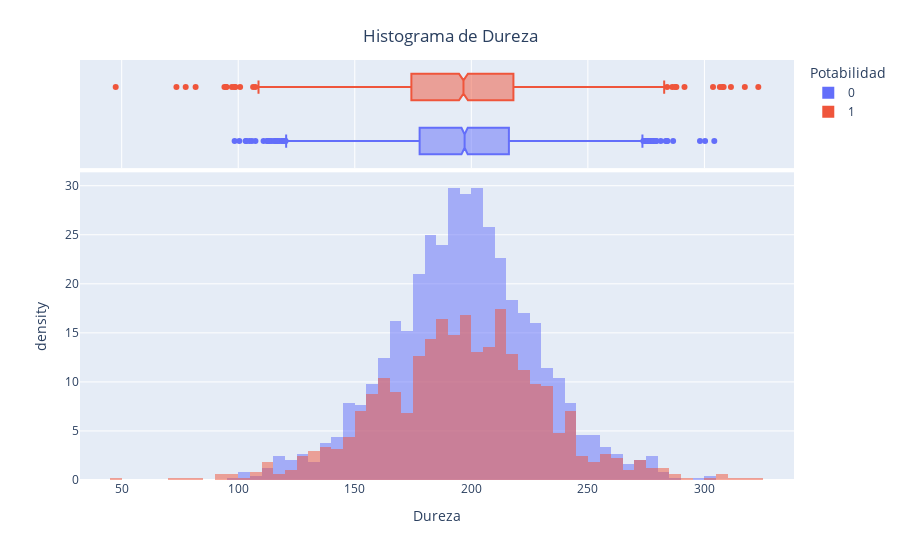

Notebook cell for this chart:
### Markdown cell above
## Dureza 

![durezapic](https://www.winterhalter.com/fileadmin/_processed_/f/0/csm_Tabla-Dureza-del-agua_0706dfa6f2.jpg)



La dureza es causada principalmente por sales de calcio y magnesio. Estas sales se disuelven a partir de depósitos geológicos a través de los cuales viaja el agua. El tiempo que el agua está en contacto con el material que produce dureza ayuda a determinar cuánta dureza hay en el agua cruda. La dureza se definió originalmente como la capacidad del agua para precipitar el jabón causado por el Calcio y el Magnesio.

### Code cell
graficaDeHistograma("Dureza")

### Figure 1 — Plotly figure (JSON) as saved in the notebook; plotly's stock layout.template omitted (floating-point values rounded to 4 significant figures; data arrays with more than 128 entries replaced by an {"elided": "..."} marker saying what was removed)
{"data": [{"alignmentgroup": "True", "bingroup": "x", "histnorm": "density", "hovertemplate": "Potabilidad=0<br>Dureza=%{x}<br>density=%{y}<extra></extra>", "legendgroup": "0", "marker": {"color": "#636efa", "opacity": 0.5, "pattern": {"shape": ""}}, "name": "0", "offsetgroup": "0", "orientation": "v", "showlegend": true, "type": "histogram", "x": {"elided": "1998 float values"}, "xaxis": "x", "yaxis": "y"}, {"alignmentgroup": "True", "hovertemplate": "Potabilidad=0<br>Dureza=%{x}<extra></extra>", "legendgroup": "0", "marker": {"color": "#636efa"}, "name": "0", "notched": true, "offsetgroup": "0", "showlegend": false, "type": "box", "x": {"elided": "1998 float values"}, "xaxis": "x2", "yaxis": "y2"}, {"alignmentgroup": "True", "bingroup": "x", "histnorm": "density", "hovertemplate": "Potabilidad=1<br>Dureza=%{x}<br>density=%{y}<extra></extra>", "legendgroup": "1", "marker": {"color": "#EF553B", "opacity": 0.5, "pattern": {"shape": ""}}, "name": "1", "offsetgroup": "1", "orientation": "v", "showlegend": true, "type": "histogram", "x": {"elided": "1278 float values"}, "xaxis": "x", "yaxis": "y"}, {"alignmentgroup": "True", "hovertemplate": "Potabilidad=1<br>Dureza=%{x}<extra></extra>", "legendgroup": "1", "marker": {"color": "#EF553B"}, "name": "1", "notched": true, "offsetgroup": "1", "showlegend": false, "type": "box", "x": {"elided": "1278 float values"}, "xaxis": "x2", "yaxis": "y2"}], "layout": {"barmode": "overlay", "legend": {"title": {"text": "Potabilidad"}, "tracegroupgap": 0}, "margin": {"t": 60}, "title": {"text": " Histograma de Dureza", "x": 0.5, "xanchor": "center", "yanchor": "top"}, "xaxis": {"anchor": "y", "domain": [0, 1], "title": {"text": "Dureza"}}, "xaxis2": {"anchor": "y2", "domain": [0, 1], "matches": "x", "showgrid": true, "showticklabels": false}, "yaxis": {"anchor": "x", "domain": [0, 0.7326], "title": {"text": "density"}}, "yaxis2": {"anchor": "x2", "domain": [0.7426, 1], "matches": "y2", "showgrid": false, "showline": false, "showticklabels": false, "ticks": ""}}}
